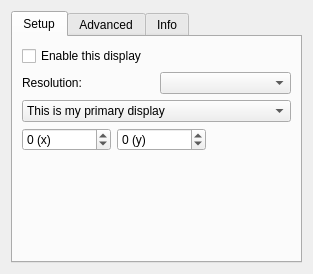
<?xml version="1.0" encoding="UTF-8"?>
<ui version="4.0">
 <class>MonitorWidget</class>
 <widget class="QWidget" name="MonitorWidget">
  <property name="geometry">
   <rect>
    <x>0</x>
    <y>0</y>
    <width>313</width>
    <height>274</height>
   </rect>
  </property>
  <layout class="QHBoxLayout" name="horizontalLayout">
   <item>
    <widget class="QTabWidget" name="tabWidget">
     <property name="currentIndex">
      <number>0</number>
     </property>
     <widget class="QWidget" name="tabSettings">
      <attribute name="title">
       <string>Setup</string>
      </attribute>
      <layout class="QGridLayout" name="gridLayout">
       <item row="7" column="0" colspan="2">
        <layout class="QHBoxLayout" name="xyPosLayout">
         <item>
          <widget class="QSpinBox" name="xPosSpinBox">
           <property name="suffix">
            <string> (x)</string>
           </property>
           <property name="prefix">
            <string/>
           </property>
           <property name="minimum">
            <number>-10000000</number>
           </property>
           <property name="maximum">
            <number>10000000</number>
           </property>
          </widget>
         </item>
         <item>
          <widget class="QSpinBox" name="yPosSpinBox">
           <property name="suffix">
            <string> (y)</string>
           </property>
           <property name="prefix">
            <string/>
           </property>
           <property name="minimum">
            <number>-10000000</number>
           </property>
           <property name="maximum">
            <number>10000000</number>
           </property>
          </widget>
         </item>
         <item>
          <spacer name="horizontalSpacer">
           <property name="orientation">
            <enum>Qt::Horizontal</enum>
           </property>
           <property name="sizeHint" stdset="0">
            <size>
             <width>40</width>
             <height>20</height>
            </size>
           </property>
          </spacer>
         </item>
        </layout>
       </item>
       <item row="1" column="0" colspan="2">
        <layout class="QHBoxLayout" name="horizontalLayout_4">
         <item>
          <widget class="QLabel" name="resolutionLabel">
           <property name="text">
            <string>Resolution:</string>
           </property>
          </widget>
         </item>
         <item>
          <widget class="QComboBox" name="resolutionCombo"/>
         </item>
        </layout>
       </item>
       <item row="0" column="0" colspan="2">
        <widget class="QCheckBox" name="enabledCheckbox">
         <property name="text">
          <string>Enable this display</string>
         </property>
        </widget>
       </item>
       <item row="2" column="0" colspan="2">
        <widget class="QComboBox" name="behaviorCombo">
         <item>
          <property name="text">
           <string>This is my primary display</string>
          </property>
         </item>
         <item>
          <property name="text">
           <string>This screen extends another display</string>
          </property>
         </item>
        </widget>
       </item>
       <item row="8" column="0" colspan="2">
        <spacer name="verticalSpacer">
         <property name="orientation">
          <enum>Qt::Vertical</enum>
         </property>
         <property name="sizeHint" stdset="0">
          <size>
           <width>20</width>
           <height>40</height>
          </size>
         </property>
        </spacer>
       </item>
      </layout>
     </widget>
     <widget class="QWidget" name="tabAdvanced">
      <attribute name="title">
       <string>Advanced</string>
      </attribute>
      <layout class="QGridLayout" name="gridLayout_3">
       <item row="0" column="0">
        <layout class="QGridLayout" name="gridLayout_2">
         <item row="3" column="0" colspan="2">
          <spacer name="verticalSpacer_2">
           <property name="orientation">
            <enum>Qt::Vertical</enum>
           </property>
           <property name="sizeHint" stdset="0">
            <size>
             <width>20</width>
             <height>40</height>
            </size>
           </property>
          </spacer>
         </item>
         <item row="1" column="0">
          <widget class="QLabel" name="rateLabel">
           <property name="text">
            <string>Refresh rate:</string>
           </property>
          </widget>
         </item>
         <item row="0" column="0">
          <widget class="QLabel" name="orientationLabel">
           <property name="text">
            <string>Rotation:</string>
           </property>
          </widget>
         </item>
         <item row="0" column="1">
          <widget class="QComboBox" name="orientationCombo"/>
         </item>
         <item row="1" column="1">
          <widget class="QComboBox" name="rateCombo">
           <property name="sizePolicy">
            <sizepolicy hsizetype="Preferred" vsizetype="Preferred">
             <horstretch>0</horstretch>
             <verstretch>0</verstretch>
            </sizepolicy>
           </property>
          </widget>
         </item>
        </layout>
       </item>
      </layout>
     </widget>
     <widget class="QWidget" name="tab">
      <attribute name="title">
       <string>Info</string>
      </attribute>
      <layout class="QVBoxLayout" name="verticalLayout">
       <item>
        <widget class="QLabel" name="outputInfoLabel">
         <property name="text">
          <string>Display information</string>
         </property>
         <property name="wordWrap">
          <bool>true</bool>
         </property>
        </widget>
       </item>
       <item>
        <spacer name="verticalSpacer_3">
         <property name="orientation">
          <enum>Qt::Vertical</enum>
         </property>
         <property name="sizeHint" stdset="0">
          <size>
           <width>20</width>
           <height>1</height>
          </size>
         </property>
        </spacer>
       </item>
      </layout>
     </widget>
    </widget>
   </item>
  </layout>
 </widget>
 <resources/>
 <connections/>
</ui>
